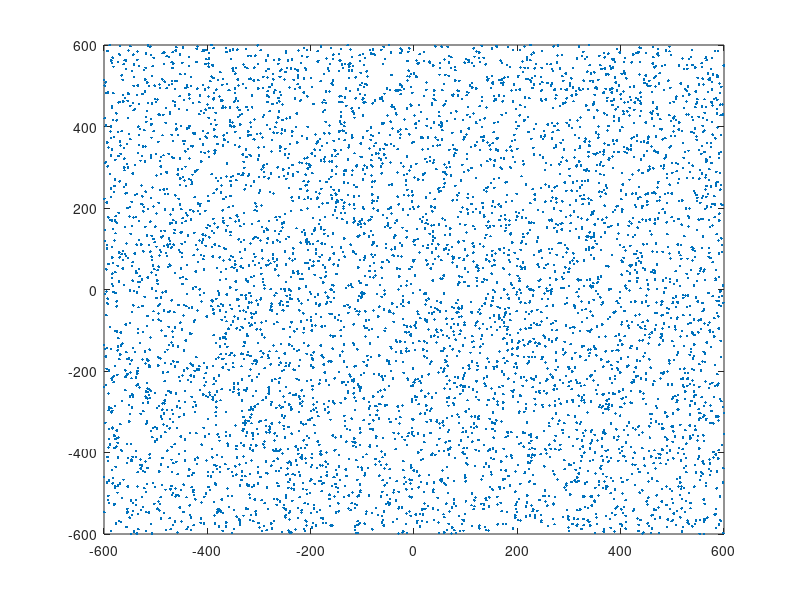

The MATLAB source for this figure:
clear all;
close all;
% spatstat: An R Package for Analyzing Spatial Point Patterns
% http://stackoverflow.com/questions/27936167/poisson-point-process-in-matlab
% http://connor-johnson.com/2014/02/25/spatial-point-processes/
% http://www.mathworks.com/matlabcentral/fileexchange/2493-simulation-of-stochastic-processes/content/stproc/poisson2d.m
% Non-Uniform Random Variate Generation

density = 0.004;
length_x = 600;
length_y = 600;

lambda=density*(2*length_x)*(2*length_y);

npoints = poissrnd(lambda)
Data = rand(2, npoints); % uniform distribution

plot(Data(1,:)*2*length_x-length_x, Data(2,:)*2*length_y-length_y, '.');
npoints/(2*length_x*2*length_y)

fid = fopen('2d_data.csv','w');

for ii = 1:npoints
fprintf(fid, '%f, %f,\n', Data(1,ii)*2*length_x-length_x, Data(2,ii)*2*length_y-length_y);
endfor

status = fclose(fid); 